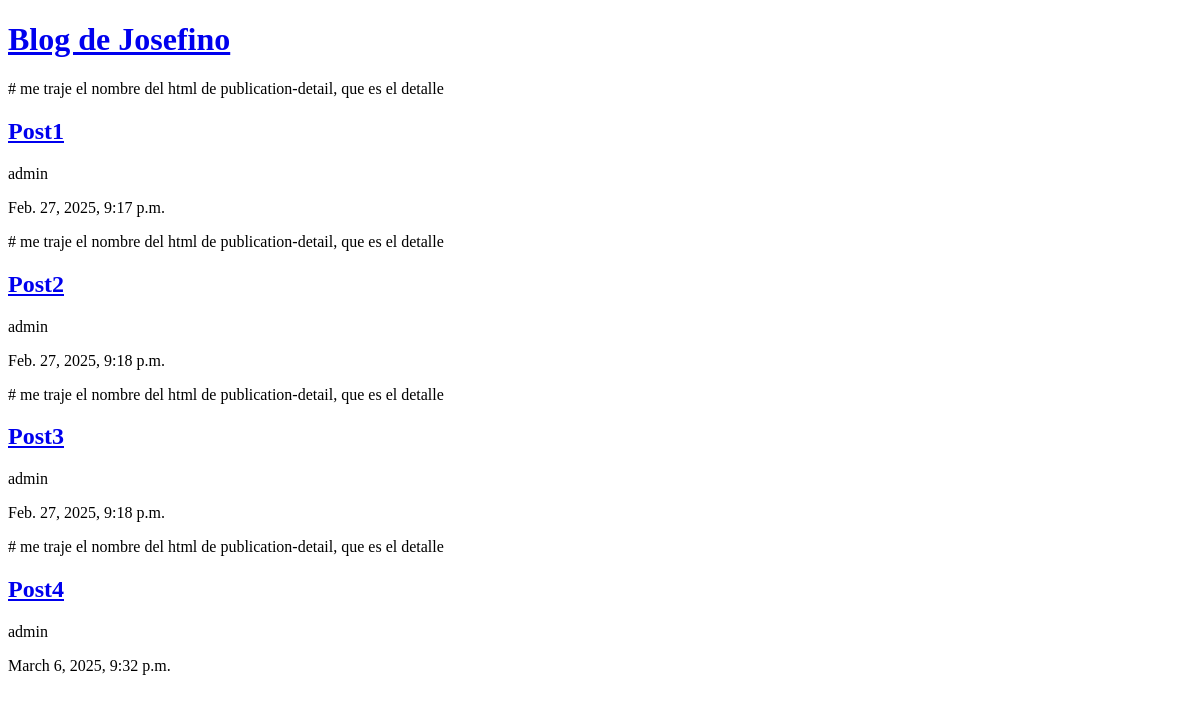
Before: / with the older database file.
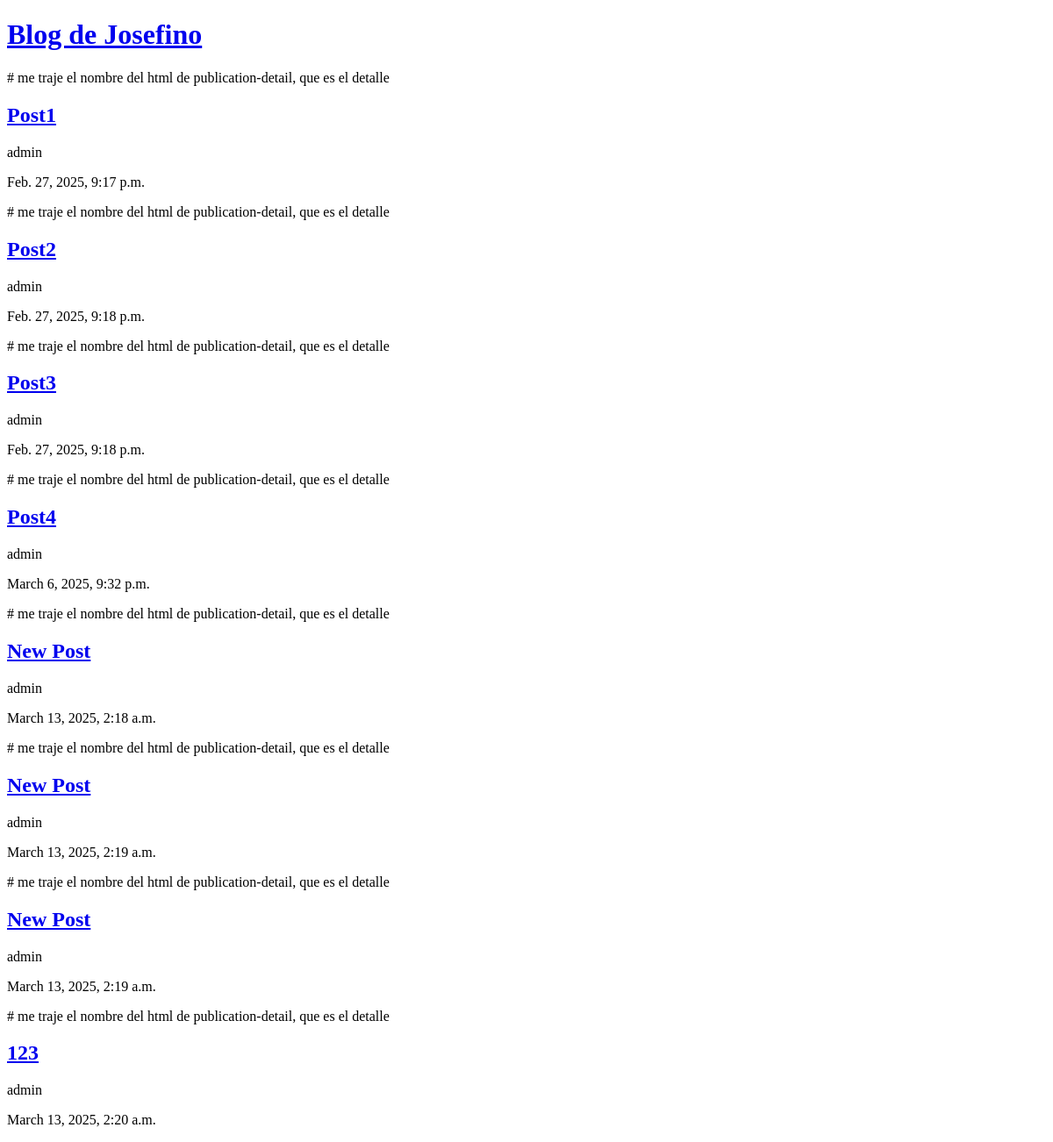
After: the same page with the newer database file.
### blog/models.py (models this page shows, shortened)
class Publication(models.Model):
    title = models.CharField(max_length=100)
    body = models.TextField(max_length=1000)
    author= models.ForeignKey('auth.User', on_delete=models.CASCADE)
    date= models.DateTimeField(auto_now_add=True)
    updated = models.DateTimeField(auto_now=True)

### blog/views.py (the view)
# urls.py: path('', PublicationListView.as_view(), name='publications-list'),
class PublicationListView(ListView):
    model = Publication
    template_name = 'publications-list.html'

### templates/Publications-list.html (shortened to what this page needs)
{% extends "_base.html" %}
{% block content %}
{% for post in publication_list %}
# me traje el nombre del html de publication-detail, que es el detalle
    <a href=" {% url 'publication-detail' post.pk %}" ><h2>{{ post.title }}</h2></a>
    <p>{{ post.author }}</p>
    <p>{{ post.date }}</p>
{% endfor %}
{% endblock content %}

### templates/_base.html (shortened to what this page needs)
<!DOCTYPE html>
<html lang="en">
<head>
</head>
<body>
  <HEAder>
   <h1> <a href="{% url 'publications-list' %}">Blog de Josefino</a></h1>
  </HEAder>
  {% block content %}
  {% endblock content %}
</body>
</html>

Changed rows visible on the page:
added Publication: title "New Post", author "admin", date "March 13, 2025, 2:18 a.m."
added Publication: title "New Post", author "admin", date "March 13, 2025, 2:19 a.m."
added Publication: title "New Post", author "admin", date "March 13, 2025, 2:19 a.m."
added Publication: title "123", author "admin", date "March 13, 2025, 2:20 a.m."
